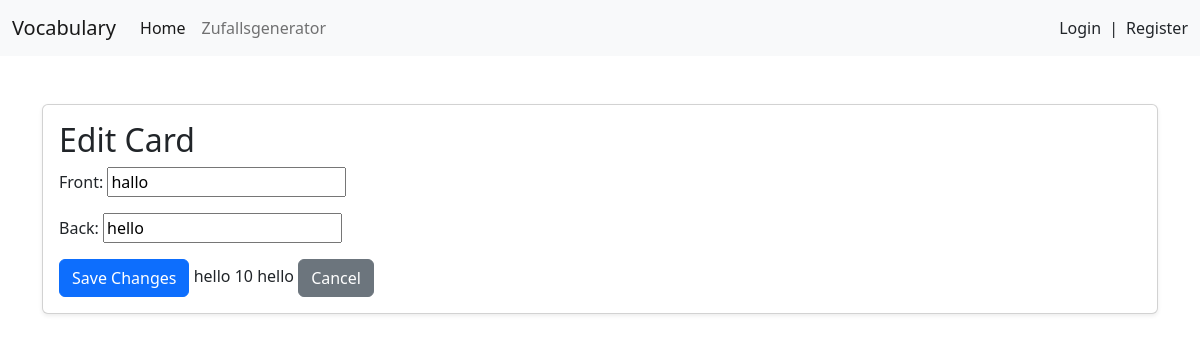
The app's page /stack/10/card/14/edit/ with its own data.
### vocab/models.py (models this page shows, shortened)
class Card(models.Model):
    front = models.CharField(max_length=1000)
    back = models.CharField(max_length=1000)
    user = models.ForeignKey(User, on_delete=models.CASCADE)
    stack = models.ForeignKey(
        Stack, on_delete=models.CASCADE, related_name='cards')
    created_at = models.DateTimeField(default=timezone.now)  # Timestamp field
    correct_answers = models.PositiveIntegerField(default=0)
    incorrect_answers = models.PositiveIntegerField(default=0)
    quiz_results = models.TextField(default='')
    last_quiz_timestamp = models.DateTimeField(blank=True, null=True)  # Timestamp of the last quiz

class Stack(models.Model):
    name = models.CharField(max_length=255)
    user = models.ForeignKey(User, on_delete=models.CASCADE)
    created_at = models.DateTimeField(auto_now_add=True)  # Timestamp field
    last_quiz_timestamp = models.DateTimeField(null=True, blank=True)  # Add this field

### vocab/views.py (the view, shortened to what this page needs)
class EditCardView(UpdateView):
    model = Card
    fields = ['front', 'back']  # Adjust fields according to your model
    template_name = 'vocab/edit_card.html'
    def get_context_data(self, **kwargs):
        context = super().get_context_data(**kwargs)
        context['stack'] = self.object.stack
        return context

### vocab/templates/vocab/edit_card.html (shortened to what this page needs)
{% extends 'profiles/base.html' %}
{% block content %}
<div class="container mt-5">
    <div class="card shadow-sm">
        <div class="card-body">
            <h2 class="card-title">Edit Card</h2>
            <form method="post">
                {{ form.as_p }}
                <button type="submit" class="btn btn-primary">Save Changes</button>
                hello
                {{stack.id}}
                hello
                <a href="{% url 'vocab:stack_detail' stack.id %}" class="btn btn-secondary">Cancel</a>
            </form>
        </div>
    </div>
</div>
{% endblock %}

### records on screen
Card: front "hallo", back "hello"
Stack: id "10"
